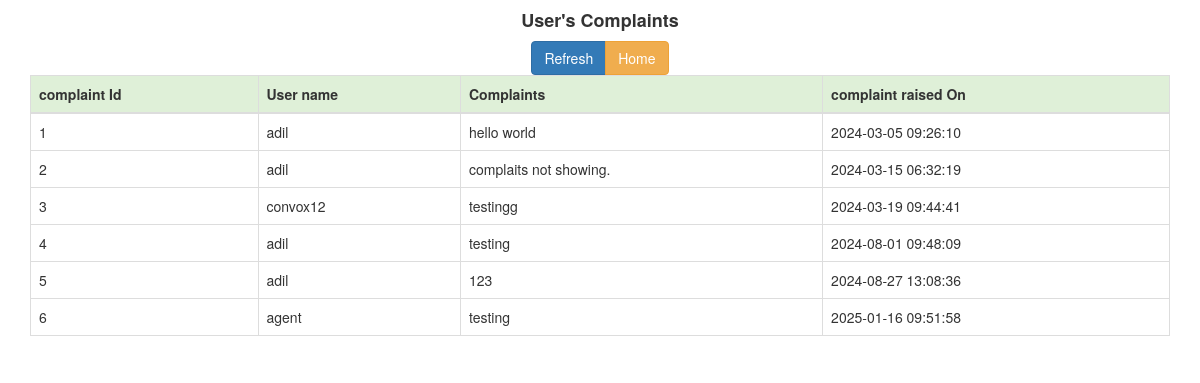
Screenshot of /users_complaints.php (signed in) with the database file from the repository.
### tables this page shows
CREATE TABLE `users_complaints` (
  `sno` int(20) NOT NULL AUTO_INCREMENT,
  `agent_name` varchar(25) NOT NULL,
  `message` varchar(255) NOT NULL,
  `entry_date` timestamp NOT NULL DEFAULT CURRENT_TIMESTAMP ON UPDATE CURRENT_TIMESTAMP,
  PRIMARY KEY (`sno`)
);

### users_complaints.php (the view, shortened to what this page needs)
<!DOCTYPE html>
<html lang="en">
<head>
  <link rel="stylesheet" href="https://maxcdn.bootstrapcdn.com/bootstrap/3.4.1/css/bootstrap.min.css">
</head>
</head>
<body>
  <div class='text-center'>
    <h4><b> User's Complaints</b></h4>
    <div class="btn-group" role="group" aria-label="Basic example">
      <a class='btn btn-primary' title="Refresh-Page" href="users_complaints.php">Refresh</a>
      <a class="btn btn-warning" href='admin_panel.php' title='Back to Dashbord'>Home</a>
    </div>
  </div>
  <div class="container">
    <table class="table table-bordered">
      <thead>
        <tr class='bg-success'>
          <th>complaint Id</th>
          <th>User name</th>
          <th>Complaints </th>
          <th>complaint raised On</th>
        </tr>
      </thead>
      <tbody>
        <?php
        $q = "SELECT * FROM users_complaints ORDER BY sno ASC";
        $query = mysqli_query($con, $q);
        $sno=1;
        while ($res = mysqli_fetch_array($query)) {
          ?>
          <tr>
            <td>
              <?php echo $sno; ?>
            </td>
            <td>
              <?php echo $res['agent_name']; ?>
            </td>
            <td>
              <?php echo $res['message']; ?>
            </td>
            <td>
              <?php echo $res['entry_date']; ?>
            </td>
          </tr>
          <?php
          $sno++;
        }
        ?>
      </tbody>
    </table>
  </div>
</body>
</html>

### rows the page displays
users_complaints: agent_name "adil", message "hello world", entry_date "2024-03-05 09:26:10"
users_complaints: agent_name "adil", message "complaits not showing.", entry_date "2024-03-15 06:32:19"
users_complaints: agent_name "convox12", message "testingg", entry_date "2024-03-19 09:44:41"
users_complaints: agent_name "adil", message "testing", entry_date "2024-08-01 09:48:09"
users_complaints: agent_name "adil", message "123", entry_date "2024-08-27 13:08:36"
users_complaints: agent_name "agent", message "testing", entry_date "2025-01-16 09:51:58"
